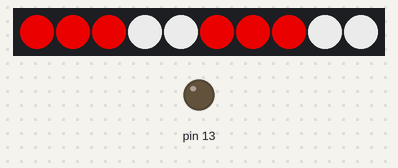
Bench run of a program on a simulated Arduino Uno, built with avr-gcc and run on an emulated ATmega328P. Shown: 10 RGB LEDs in strip order, left to right, output pins drawn as LEDs (lit = HIGH). Dim RGB values are drawn brighter than linear.

Above: at 0.15 s.
At 0.77 s:
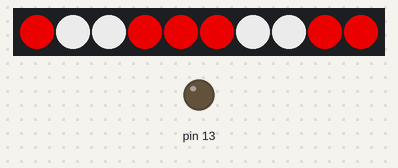
At 1.38 s:
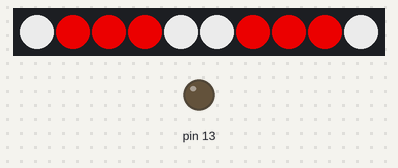

Measured:
- by itself, everything shown: repeats every 1.5 s, in 5 steps

The program:

main.cpp
```cpp
// (licence header left out)
#include <Adafruit_CircuitPlayground.h>

// Define 10 colors here.
// Must be 10 entries.
// Use 0x000000 if you want a blank space.
uint32_t candycane[] = {
    0xFF0000,
    0xFF0000,
    0xFF0000,
    0xFFFFFF,
    0xFFFFFF,
    0xFF0000,
    0xFF0000,
    0xFF0000,
    0xFFFFFF,
    0xFFFFFF};

int startIndex, colorIndex;
///////////////////////////////////////////////////////////////////////////////
void setup()
{
    CircuitPlayground.begin();

    // Make it bright!
    CircuitPlayground.setBrightness(192);

    colorIndex = 0;
    startIndex = 0;
}
///////////////////////////////////////////////////////////////////////////////
void loop()
{
    // Loop through and set pixels
    colorIndex = startIndex;
    for (int pixel = 0; pixel < 10; pixel++)
    {
        CircuitPlayground.setPixelColor(pixel, candycane[colorIndex]);
        colorIndex++;
        if (colorIndex > 9)
            colorIndex = 0;
    }

    // Increment start index into color array
    startIndex++;

    // Check value and reset if necessary
    if (startIndex > 9)
        startIndex = 0;

    // Wait a little bit so we don't spin too fast
    delay(300);
}
```
